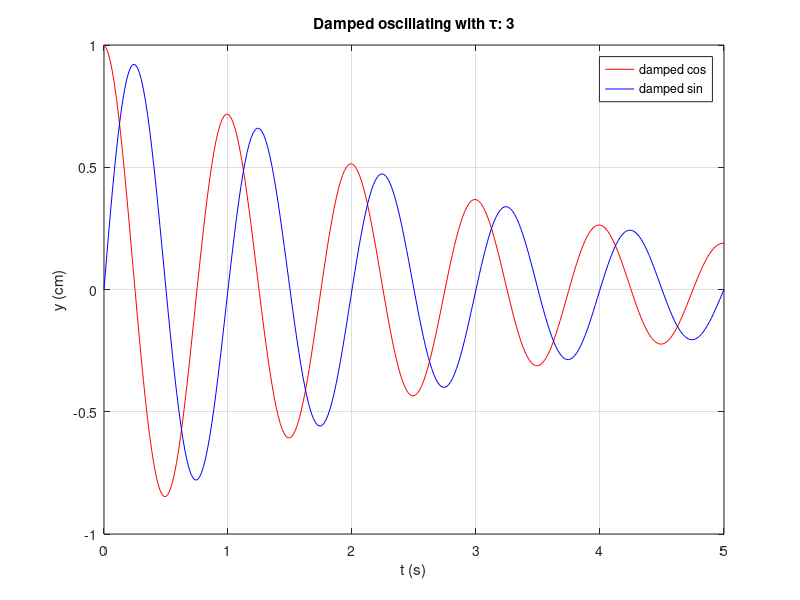

Write MATLAB code to recreate this figure.
% plotDampedSinusoids.m
%   Make a plot of the function
%   y(t) = cos(omega t) exp^(-t/tau)
%       or optionally also include 
%   y(t) = sin(omega t) exp^(-t/tau)
%
%          Author: Mojolagbe Jamiu

clc; 
clear;

%% set parameters
T = 1;    % period of the cosine (s)
tau = 3;  % damping time (s)

tmin = 0;
tmax = 5*T;
omega = 2*pi/T;
Nt = 300;


%% set up array and tabulate
t = linspace(tmin, tmax, Nt);
y1 = cos(omega*t).*exp(-t/tau);
y2 = sin(omega*t).*exp(-t/tau);


%% get input from user
userResponse = input('Do you wanna print both cos and sin (Yes or No)?  ', 's');
switch userResponse
    
    case {'Yes', 'yes'}
        plotBoth = true;
    case {'No', 'no'}
        plotBoth = false;
        userResponse2 = input('Enter either ''cosine'' or ''sine'' ', 's');
        switch userResponse2
            case {'cosine', 'cos'}
                y = y1;
            case {'sine', 'sin'}
                y = y2;
            otherwise
                y = y1;
        end
    otherwise
        plotBoth = true;
end


%% plot curve and label
if (plotBoth)
    plot(t, y1, 'r', t, y2, 'b');
    legend('damped cos', 'damped sin');
else
    plot(t, y);
end

grid on;
xlabel('t (s)');
ylabel('y (cm)');
title(['Damped oscillating with \tau: ', num2str(tau)]);